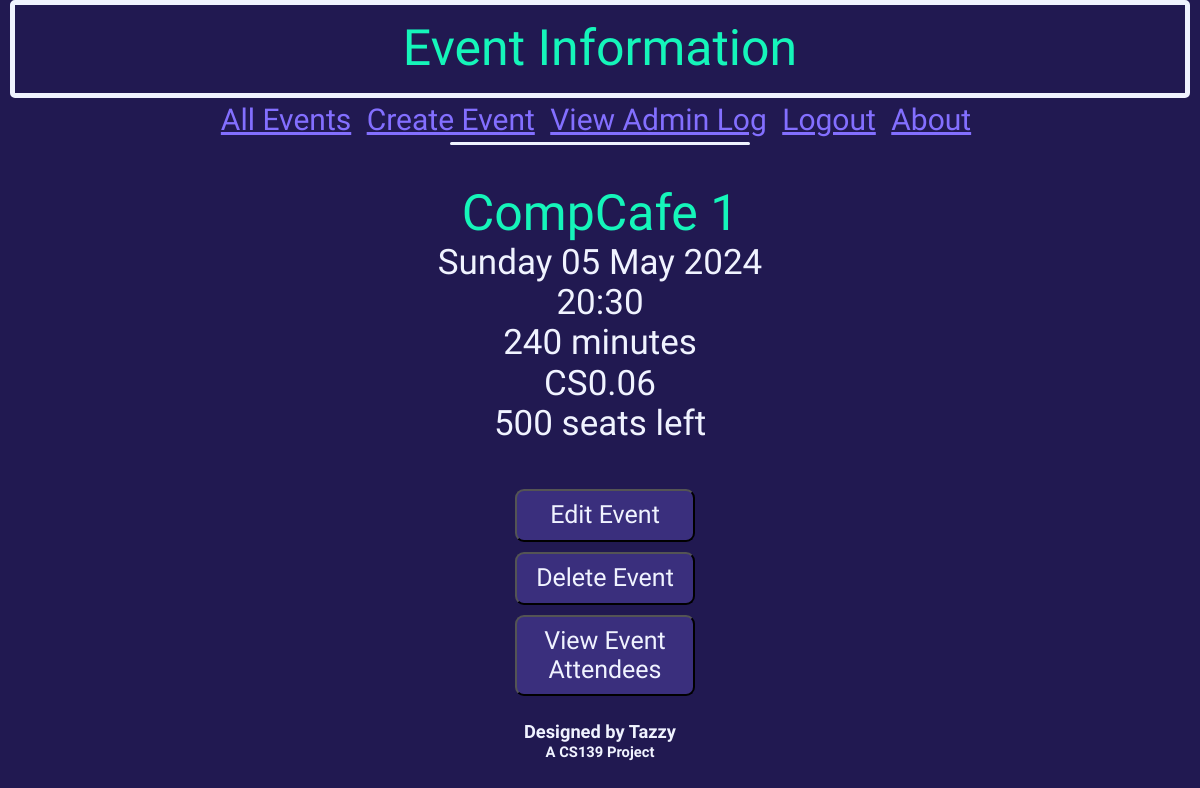
The app's page /viewEvent?eventid=1 (signed in), older data.
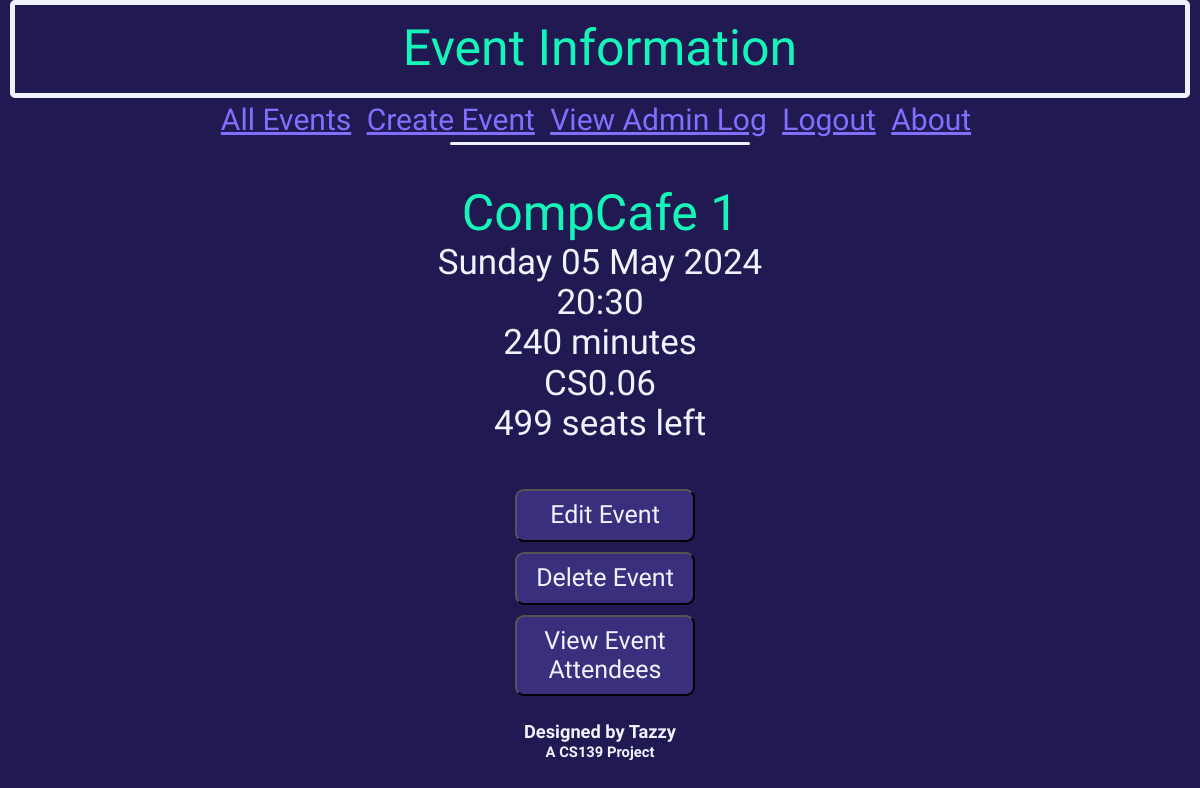
The same page, newer data.
### db_definition.py (models this page shows, shortened)
class Event(db.Model):
    __tablename__ = "events"
    event_id = db.Column(db.Integer, primary_key = True)
    name = db.Column(db.String(20))
    dateTime = db.Column(db.DateTime)
    duration = db.Column(db.Integer) # Minutes
    capacity = db.Column(db.Integer)
    ticketsSold = db.Column(db.Integer)
    location = db.Column(db.String(50))

### eventbyte.py (the view)
@app.route('/viewEvent')
def viewEvent():
    updateTickets()
    eventID = request.args.get('eventid') or None
    if not eventID:
        return redirect('/')
    else:
        thisEvent = Event.query.filter_by(event_id=int(eventID)).first()
        if current_user.is_authenticated:
            getTicket = Ticket.query.filter(Ticket.event_id == eventID, Ticket.user_id == current_user.user_id, Ticket.status !='Cancelled').first()
            if thisEvent.dateTime > datetime.datetime.now():
                upcomingEvent = True
                if getTicket is None:
                    eventOwned = False
                else:
                    eventOwned = True
            else:
                eventOwned = False
                upcomingEvent = False
        else:
            eventOwned = False
            upcomingEvent = False
        if eventOwned:
            createBarcode(getTicket.booking_ref)
        return render_template('viewEvent.html', event=thisEvent, eventOwned=eventOwned, upcomingEvent=upcomingEvent)

### eventbyte.py (called while the page is built)
@loginManager.user_loader
def loadUser(user_id):
    return User.query.get(int(user_id))

def updateTickets():
    events = Event.query.all()
    for event in events:
        ticketNum = db.session.query(Ticket).where(Ticket.event_id == event.event_id, Ticket.status == "Upcoming").count()
        event.ticketsSold = ticketNum
        if event.ticketsSold >= (0.95 * event.capacity):
            sendEmail(user=User.query.filter_by(userClass="super").first(), event=event, EVENTNEARFULL=True)
        if event.dateTime <= datetime.datetime.now():
            tickets = db.session.query(Ticket).where(Ticket.event_id == event.event_id)
            for ticket in tickets:
                ticket.status = "Completed"
    db.session.commit()

### templates/viewEvent.html (shortened to what this page needs)
{% extends 'base.html' %}
{% block heading %}
    <div class="title subtitle">
        Event Information
    </div>
{% endblock %}
{% block content %}
    <div class="eventInformation">
        <br>
        <span class="titleRef" style="font-size: 50px;">{{ event.name }}</span><br>
        {{ event.dateTime.strftime('%A') }} {{ event.dateTime.strftime('%d') }} {{ event.dateTime.strftime('%b') }} {{ event.dateTime.strftime('%Y') }}<br>
        {{ event.dateTime.strftime('%H') }}:{{ event.dateTime.strftime('%M') }}<br>
        {{ event.duration }} minutes<br>
        {{ event.location }}<br>
        {% if current_user.userClass == "super" %}
            {{ event.capacity - event.ticketsSold }} seats left<br><br>
        {% else %}
            <br>
        {% endif %}
    </div>
        {% if not current_user.is_authenticated %}
            <h3 class="standardContent" style="text-align: center; margin-top: 3px;">To book or edit your events, log in or register.</h3>
        {% else %}
            {% if upcomingEvent %}
                {% if current_user.userClass == "standard" %}
                    {% if not event.ticketsSold == event.capacity %}
                        <div id="standardEventButtons">
                            {% if not eventOwned %}
                                <form action="buyTicket" method="post">
                                    <input type="hidden" name="eventID" value="{{event.event_id}}">
                                    <input type="submit" id="bookEventButton" value="Book Ticket">
                                </form>
                            {% else %}
                                <form action="cancelTicket" method="post">
                                    <input type="hidden" name="eventID" value="{{event.event_id}}">
                                    <input type="submit" id="cancelEventButton" value="Cancel Ticket">
                                </form><br>
                                <img src="../static/images/currBarCode.svg" alt="barcode" style="width: 80%; height: auto;">
                            {% endif %}
                        </div>
                        <br>
                    {% else %}
                        <div id="eventMessage">
                            <h3>This event is sold out.</h3>
                        </div>
                    {% endif %}
                {% else %}
                    <div id="adminEventButtons">
                        <a href="/editEvent?eventid={{event.event_id}}"><button>Edit Event</button></a><br>
                        <a href="/deleteEvent?eventid={{event.event_id}}"><button>Delete Event</button></a><br>
                        <a href="/viewEventAttendees?eventid={{event.event_id}}"><button>View Event Attendees</button></a><br>
                    </div>
                {% endif %}
            {% endif %}
        {% endif %}
{% endblock %}

Row changes from the older to the newer data that the page shows:
changed Event "CompCafe 1": event.capacity-event.ticketsSold "500" → "499"
